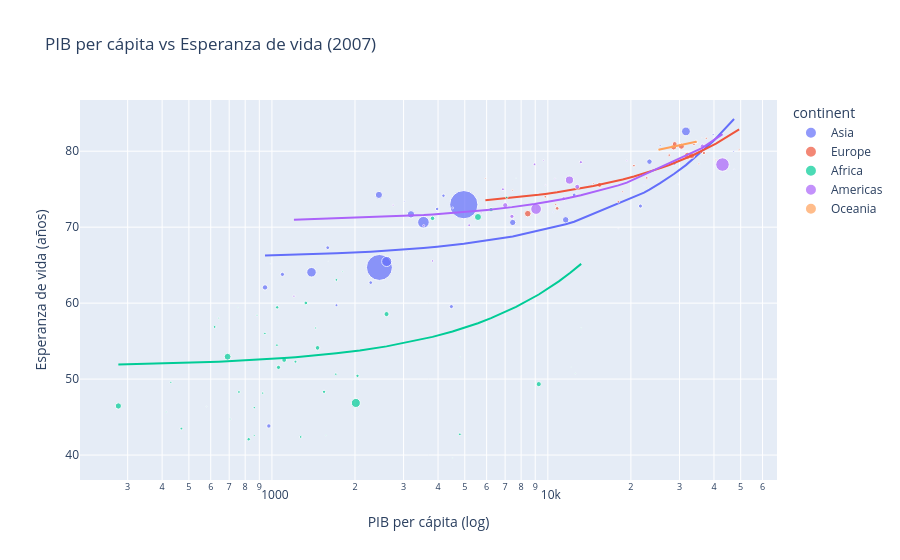

The notebook cell this image was saved under:
### Markdown cell above
### `px.scatter` — Scatter interactivo con línea de tendencia

### Code cell
# hover_name = qué aparece cuando pasas el cursor
px.scatter(
    gap_2007,
    x="gdpPercap",
    y="lifeExp",
    color="continent",
    size="pop",
    hover_name="country",
    log_x=True,
    trendline="ols",
    title="PIB per cápita vs Esperanza de vida (2007)",
    labels={"gdpPercap": "PIB per cápita (log)", "lifeExp": "Esperanza de vida (años)"}
)

### Figure 1 — Plotly figure (JSON) as saved in the notebook; plotly's stock layout.template omitted (floating-point values rounded to 4 significant figures)
{"data": [{"hovertemplate": "<b>%{hovertext}</b><br><br>continent=Asia<br>PIB per cápita (log)=%{x}<br>Esperanza de vida (años)=%{y}<br>pop=%{marker.size}<extra></extra>", "hovertext": ["Afghanistan", "Bahrain", "Bangladesh", "Cambodia", "China", "Hong Kong, China", "India", "Indonesia", "Iran", "Iraq", "Israel", "Japan", "Jordan", "Korea, Dem. Rep.", "Korea, Rep.", "Kuwait", "Lebanon", "Malaysia", "Mongolia", "Myanmar", "Nepal", "Oman", "Pakistan", "Philippines", "Saudi Arabia", "Singapore", "Sri Lanka", "Syria", "Taiwan", "Thailand", "Vietnam", "West Bank and Gaza", "Yemen, Rep."], "legendgroup": "Asia", "marker": {"color": "#636efa", "size": [31889923, 708573, 150448339, 14131858, 1318683096, 6980412, 1110396331, 223547000, 69453570, 27499638, 6426679, 127467972, 6053193, 23301725, 49044790, 2505559, 3921278, 24821286, 2874127, 47761980, 28901790, 3204897, 169270617, 91077287, 27601038, 4553009, 20378239, 19314747, 23174294, 65068149, 85262356, 4018332, 22211743], "sizemode": "area", "sizeref": 3297000.0, "symbol": "circle"}, "mode": "markers", "name": "Asia", "orientation": "v", "showlegend": true, "type": "scatter", "x": [974.6, 29800.0, 1391.0, 1714.0, 4959.0, 39720.0, 2452.0, 3541.0, 11610.0, 4471.0, 25520.0, 31660.0, 4519.0, 1593.0, 23350.0, 47310.0, 10460.0, 12450.0, 3096.0, 944.0, 1091.0, 22320.0, 2606.0, 3190.0, 21650.0, 47140.0, 3970.0, 4185.0, 28720.0, 7458.0, 2442.0, 3025.0, 2281.0], "xaxis": "x", "y": [43.83, 75.64, 64.06, 59.72, 72.96, 82.21, 64.7, 70.65, 70.96, 59.55, 80.75, 82.6, 72.53, 67.3, 78.62, 77.59, 71.99, 74.24, 66.8, 62.07, 63.78, 75.64, 65.48, 71.69, 72.78, 79.97, 72.4, 74.14, 78.4, 70.62, 74.25, 73.42, 62.7], "yaxis": "y"}, {"hovertemplate": "<b>OLS trendline</b><br>lifeExp = 0.000387841 * gdpPercap + 65.8909<br>R<sup>2</sup>=0.475216<br><br>continent=Asia<br>PIB per cápita (log)=%{x}<br>Esperanza de vida (años)=%{y} <b>(trend)</b><extra></extra>", "legendgroup": "Asia", "marker": {"color": "#636efa", "symbol": "circle"}, "mode": "lines", "name": "Asia", "showlegend": false, "type": "scatter", "x": [944.0, 974.6, 1091.0, 1391.0, 1593.0, 1714.0, 2281.0, 2442.0, 2452.0, 2606.0, 3025.0, 3096.0, 3190.0, 3541.0, 3970.0, 4185.0, 4471.0, 4519.0, 4959.0, 7458.0, 10460.0, 11610.0, 12450.0, 21650.0, 22320.0, 23350.0, 25520.0, 28720.0, 29800.0, 31660.0, 39720.0, 47140.0, 47310.0], "xaxis": "x", "y": [66.26, 66.27, 66.31, 66.43, 66.51, 66.56, 66.78, 66.84, 66.84, 66.9, 67.06, 67.09, 67.13, 67.26, 67.43, 67.51, 67.62, 67.64, 67.81, 68.78, 69.95, 70.39, 70.72, 74.29, 74.55, 74.95, 75.79, 77.03, 77.45, 78.17, 81.3, 84.17, 84.24], "yaxis": "y"}, {"hovertemplate": "<b>%{hovertext}</b><br><br>continent=Europe<br>PIB per cápita (log)=%{x}<br>Esperanza de vida (años)=%{y}<br>pop=%{marker.size}<extra></extra>", "hovertext": ["Albania", "Austria", "Belgium", "Bosnia and Herzegovina", "Bulgaria", "Croatia", "Czech Republic", "Denmark", "Finland", "France", "Germany", "Greece", "Hungary", "Iceland", "Ireland", "Italy", "Montenegro", "Netherlands", "Norway", "Poland", "Portugal", "Romania", "Serbia", "Slovak Republic", "Slovenia", "Spain", "Sweden", "Switzerland", "Turkey", "United Kingdom"], "legendgroup": "Europe", "marker": {"color": "#EF553B", "size": [3600523, 8199783, 10392226, 4552198, 7322858, 4493312, 10228744, 5468120, 5238460, 61083916, 82400996, 10706290, 9956108, 301931, 4109086, 58147733, 684736, 16570613, 4627926, 38518241, 10642836, 22276056, 10150265, 5447502, 2009245, 40448191, 9031088, 7554661, 71158647, 60776238], "sizemode": "area", "sizeref": 3297000.0, "symbol": "circle"}, "mode": "markers", "name": "Europe", "orientation": "v", "showlegend": true, "type": "scatter", "x": [5937.0, 36130.0, 33690.0, 7446.0, 10680.0, 14620.0, 22830.0, 35280.0, 33210.0, 30470.0, 32170.0, 27540.0, 18010.0, 36180.0, 40680.0, 28570.0, 9254.0, 36800.0, 49360.0, 15390.0, 20510.0, 10810.0, 9787.0, 18680.0, 25770.0, 28820.0, 33860.0, 37510.0, 8458.0, 33200.0], "xaxis": "x", "y": [76.42, 79.83, 79.44, 74.85, 73.0, 75.75, 76.49, 78.33, 79.31, 80.66, 79.41, 79.48, 73.34, 81.76, 78.89, 80.55, 74.54, 79.76, 80.2, 75.56, 78.1, 72.48, 74.0, 74.66, 77.93, 80.94, 80.88, 81.7, 71.78, 79.42], "yaxis": "y"}, {"hovertemplate": "<b>OLS trendline</b><br>lifeExp = 0.000214634 * gdpPercap + 72.2711<br>R<sup>2</sup>=0.722451<br><br>continent=Europe<br>PIB per cápita (log)=%{x}<br>Esperanza de vida (años)=%{y} <b>(trend)</b><extra></extra>", "legendgroup": "Europe", "marker": {"color": "#EF553B", "symbol": "circle"}, "mode": "lines", "name": "Europe", "showlegend": false, "type": "scatter", "x": [5937.0, 7446.0, 8458.0, 9254.0, 9787.0, 10680.0, 10810.0, 14620.0, 15390.0, 18010.0, 18680.0, 20510.0, 22830.0, 25770.0, 27540.0, 28570.0, 28820.0, 30470.0, 32170.0, 33200.0, 33210.0, 33690.0, 33860.0, 35280.0, 36130.0, 36180.0, 36800.0, 37510.0, 40680.0, 49360.0], "xaxis": "x", "y": [73.55, 73.87, 74.09, 74.26, 74.37, 74.56, 74.59, 75.41, 75.57, 76.14, 76.28, 76.67, 77.17, 77.8, 78.18, 78.4, 78.46, 78.81, 79.18, 79.4, 79.4, 79.5, 79.54, 79.84, 80.03, 80.04, 80.17, 80.32, 81.0, 82.86], "yaxis": "y"}, {"hovertemplate": "<b>%{hovertext}</b><br><br>continent=Africa<br>PIB per cápita (log)=%{x}<br>Esperanza de vida (años)=%{y}<br>pop=%{marker.size}<extra></extra>", "hovertext": ["Algeria", "Angola", "Benin", "Botswana", "Burkina Faso", "Burundi", "Cameroon", "Central African Republic", "Chad", "Comoros", "Congo, Dem. Rep.", "Congo, Rep.", "Cote d'Ivoire", "Djibouti", "Egypt", "Equatorial Guinea", "Eritrea", "Ethiopia", "Gabon", "Gambia", "Ghana", "Guinea", "Guinea-Bissau", "Kenya", "Lesotho", "Liberia", "Libya", "Madagascar", "Malawi", "Mali", "Mauritania", "Mauritius", "Morocco", "Mozambique", "Namibia", "Niger", "Nigeria", "Reunion", "Rwanda", "Sao Tome and Principe", "Senegal", "Sierra Leone", "Somalia", "South Africa", "Sudan", "Swaziland", "Tanzania", "Togo", "Tunisia", "Uganda", "Zambia", "Zimbabwe"], "legendgroup": "Africa", "marker": {"color": "#00cc96", "size": [33333216, 12420476, 8078314, 1639131, 14326203, 8390505, 17696293, 4369038, 10238807, 710960, 64606759, 3800610, 18013409, 496374, 80264543, 551201, 4906585, 76511887, 1454867, 1688359, 22873338, 9947814, 1472041, 35610177, 2012649, 3193942, 6036914, 19167654, 13327079, 12031795, 3270065, 1250882, 33757175, 19951656, 2055080, 12894865, 135031164, 798094, 8860588, 199579, 12267493, 6144562, 9118773, 43997828, 42292929, 1133066, 38139640, 5701579, 10276158, 29170398, 11746035, 12311143], "sizemode": "area", "sizeref": 3297000.0, "symbol": "circle"}, "mode": "markers", "name": "Africa", "orientation": "v", "showlegend": true, "type": "scatter", "x": [6223.0, 4797.0, 1441.0, 12570.0, 1217.0, 430.1, 2042.0, 706.0, 1704.0, 986.1, 277.6, 3633.0, 1545.0, 2082.0, 5581.0, 12150.0, 641.4, 690.8, 13210.0, 752.7, 1328.0, 942.7, 579.2, 1463.0, 1569.0, 414.5, 12060.0, 1045.0, 759.3, 1043.0, 1803.0, 10960.0, 3820.0, 823.7, 4811.0, 619.7, 2014.0, 7670.0, 863.1, 1598.0, 1712.0, 862.5, 926.1, 9270.0, 2602.0, 4513.0, 1107.0, 883.0, 7093.0, 1056.0, 1271.0, 469.7], "xaxis": "x", "y": [72.3, 42.73, 56.73, 50.73, 52.3, 49.58, 50.43, 44.74, 50.65, 65.15, 46.46, 55.32, 48.33, 54.79, 71.34, 51.58, 58.04, 52.95, 56.73, 59.45, 60.02, 56.01, 46.39, 54.11, 42.59, 45.68, 73.95, 59.44, 48.3, 54.47, 64.16, 72.8, 71.16, 42.08, 52.91, 56.87, 46.86, 76.44, 46.24, 65.53, 63.06, 42.57, 48.16, 49.34, 58.56, 39.61, 52.52, 58.42, 73.92, 51.54, 42.38, 43.49], "yaxis": "y"}, {"hovertemplate": "<b>OLS trendline</b><br>lifeExp = 0.00102403 * gdpPercap + 51.6428<br>R<sup>2</sup>=0.148006<br><br>continent=Africa<br>PIB per cápita (log)=%{x}<br>Esperanza de vida (años)=%{y} <b>(trend)</b><extra></extra>", "legendgroup": "Africa", "marker": {"color": "#00cc96", "symbol": "circle"}, "mode": "lines", "name": "Africa", "showlegend": false, "type": "scatter", "x": [277.6, 414.5, 430.1, 469.7, 579.2, 619.7, 641.4, 690.8, 706.0, 752.7, 759.3, 823.7, 862.5, 863.1, 883.0, 926.1, 942.7, 986.1, 1043.0, 1045.0, 1056.0, 1107.0, 1217.0, 1271.0, 1328.0, 1441.0, 1463.0, 1545.0, 1569.0, 1598.0, 1704.0, 1712.0, 1803.0, 2014.0, 2042.0, 2082.0, 2602.0, 3633.0, 3820.0, 4513.0, 4797.0, 4811.0, 5581.0, 6223.0, 7093.0, 7670.0, 9270.0, 10960.0, 12060.0, 12150.0, 12570.0, 13210.0], "xaxis": "x", "y": [51.93, 52.07, 52.08, 52.12, 52.24, 52.28, 52.3, 52.35, 52.37, 52.41, 52.42, 52.49, 52.53, 52.53, 52.55, 52.59, 52.61, 52.65, 52.71, 52.71, 52.72, 52.78, 52.89, 52.94, 53.0, 53.12, 53.14, 53.22, 53.25, 53.28, 53.39, 53.4, 53.49, 53.71, 53.73, 53.78, 54.31, 55.36, 55.55, 56.26, 56.56, 56.57, 57.36, 58.02, 58.91, 59.5, 61.14, 62.86, 63.99, 64.09, 64.51, 65.17], "yaxis": "y"}, {"hovertemplate": "<b>%{hovertext}</b><br><br>continent=Americas<br>PIB per cápita (log)=%{x}<br>Esperanza de vida (años)=%{y}<br>pop=%{marker.size}<extra></extra>", "hovertext": ["Argentina", "Bolivia", "Brazil", "Canada", "Chile", "Colombia", "Costa Rica", "Cuba", "Dominican Republic", "Ecuador", "El Salvador", "Guatemala", "Haiti", "Honduras", "Jamaica", "Mexico", "Nicaragua", "Panama", "Paraguay", "Peru", "Puerto Rico", "Trinidad and Tobago", "United States", "Uruguay", "Venezuela"], "legendgroup": "Americas", "marker": {"color": "#ab63fa", "size": [40301927, 9119152, 190010647, 33390141, 16284741, 44227550, 4133884, 11416987, 9319622, 13755680, 6939688, 12572928, 8502814, 7483763, 2780132, 108700891, 5675356, 3242173, 6667147, 28674757, 3942491, 1056608, 301139947, 3447496, 26084662], "sizemode": "area", "sizeref": 3297000.0, "symbol": "circle"}, "mode": "markers", "name": "Americas", "orientation": "v", "showlegend": true, "type": "scatter", "x": [12780.0, 3822.0, 9066.0, 36320.0, 13170.0, 7007.0, 9645.0, 8948.0, 6025.0, 6873.0, 5728.0, 5186.0, 1202.0, 3548.0, 7321.0, 11980.0, 2749.0, 9809.0, 4173.0, 7409.0, 19330.0, 18010.0, 42950.0, 10610.0, 11420.0], "xaxis": "x", "y": [75.32, 65.55, 72.39, 80.65, 78.55, 72.89, 78.78, 78.27, 72.23, 74.99, 71.88, 70.26, 60.92, 70.2, 72.57, 76.19, 72.9, 75.54, 71.75, 71.42, 78.75, 69.82, 78.24, 76.38, 73.75], "yaxis": "y"}, {"hovertemplate": "<b>OLS trendline</b><br>lifeExp = 0.000270194 * gdpPercap + 70.6352<br>R<sup>2</sup>=0.349241<br><br>continent=Americas<br>PIB per cápita (log)=%{x}<br>Esperanza de vida (años)=%{y} <b>(trend)</b><extra></extra>", "legendgroup": "Americas", "marker": {"color": "#ab63fa", "symbol": "circle"}, "mode": "lines", "name": "Americas", "showlegend": false, "type": "scatter", "x": [1202.0, 2749.0, 3548.0, 3822.0, 4173.0, 5186.0, 5728.0, 6025.0, 6873.0, 7007.0, 7321.0, 7409.0, 8948.0, 9066.0, 9645.0, 9809.0, 10610.0, 11420.0, 11980.0, 12780.0, 13170.0, 18010.0, 19330.0, 36320.0, 42950.0], "xaxis": "x", "y": [70.96, 71.38, 71.59, 71.67, 71.76, 72.04, 72.18, 72.26, 72.49, 72.53, 72.61, 72.64, 73.05, 73.08, 73.24, 73.29, 73.5, 73.72, 73.87, 74.09, 74.19, 75.5, 75.86, 80.45, 82.24], "yaxis": "y"}, {"hovertemplate": "<b>%{hovertext}</b><br><br>continent=Oceania<br>PIB per cápita (log)=%{x}<br>Esperanza de vida (años)=%{y}<br>pop=%{marker.size}<extra></extra>", "hovertext": ["Australia", "New Zealand"], "legendgroup": "Oceania", "marker": {"color": "#FFA15A", "size": [20434176, 4115771], "sizemode": "area", "sizeref": 3297000.0, "symbol": "circle"}, "mode": "markers", "name": "Oceania", "orientation": "v", "showlegend": true, "type": "scatter", "x": [34440.0, 25190.0], "xaxis": "x", "y": [81.23, 80.2], "yaxis": "y"}, {"hovertemplate": "<b>OLS trendline</b><br>lifeExp = 0.000111455 * gdpPercap + 77.397<br>R<sup>2</sup>=1.000000<br><br>continent=Oceania<br>PIB per cápita (log)=%{x}<br>Esperanza de vida (años)=%{y} <b>(trend)</b><extra></extra>", "legendgroup": "Oceania", "marker": {"color": "#FFA15A", "symbol": "circle"}, "mode": "lines", "name": "Oceania", "showlegend": false, "type": "scatter", "x": [25190.0, 34440.0], "xaxis": "x", "y": [80.2, 81.23], "yaxis": "y"}], "layout": {"legend": {"itemsizing": "constant", "title": {"text": "continent"}, "tracegroupgap": 0}, "title": {"text": "PIB per cápita vs Esperanza de vida (2007)"}, "xaxis": {"anchor": "y", "domain": [0, 1], "title": {"text": "PIB per cápita (log)"}, "type": "log"}, "yaxis": {"anchor": "x", "domain": [0, 1], "title": {"text": "Esperanza de vida (años)"}}}}
